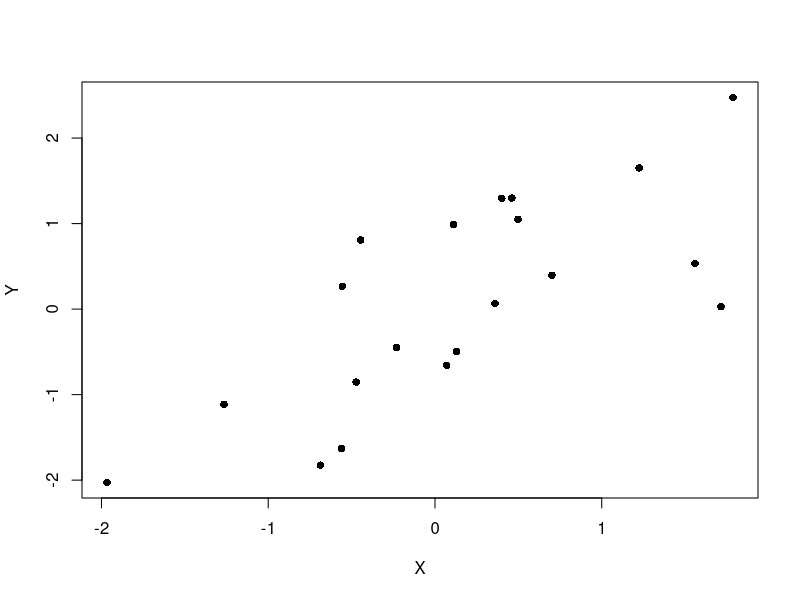

Reproduce this figure in R.
rm(list=ls())
#Simulated regression model.#
#Simulated data
n<-20
alpha.true<-0
beta.true<-1
set.seed(123)
X<-rnorm(n)
Y<-beta.true*X+rnorm(n)

plot(Y~X,pch=16)

#Linera regression
prova<-summary(lm(Y~X))
prova
anova(aov(prova))
